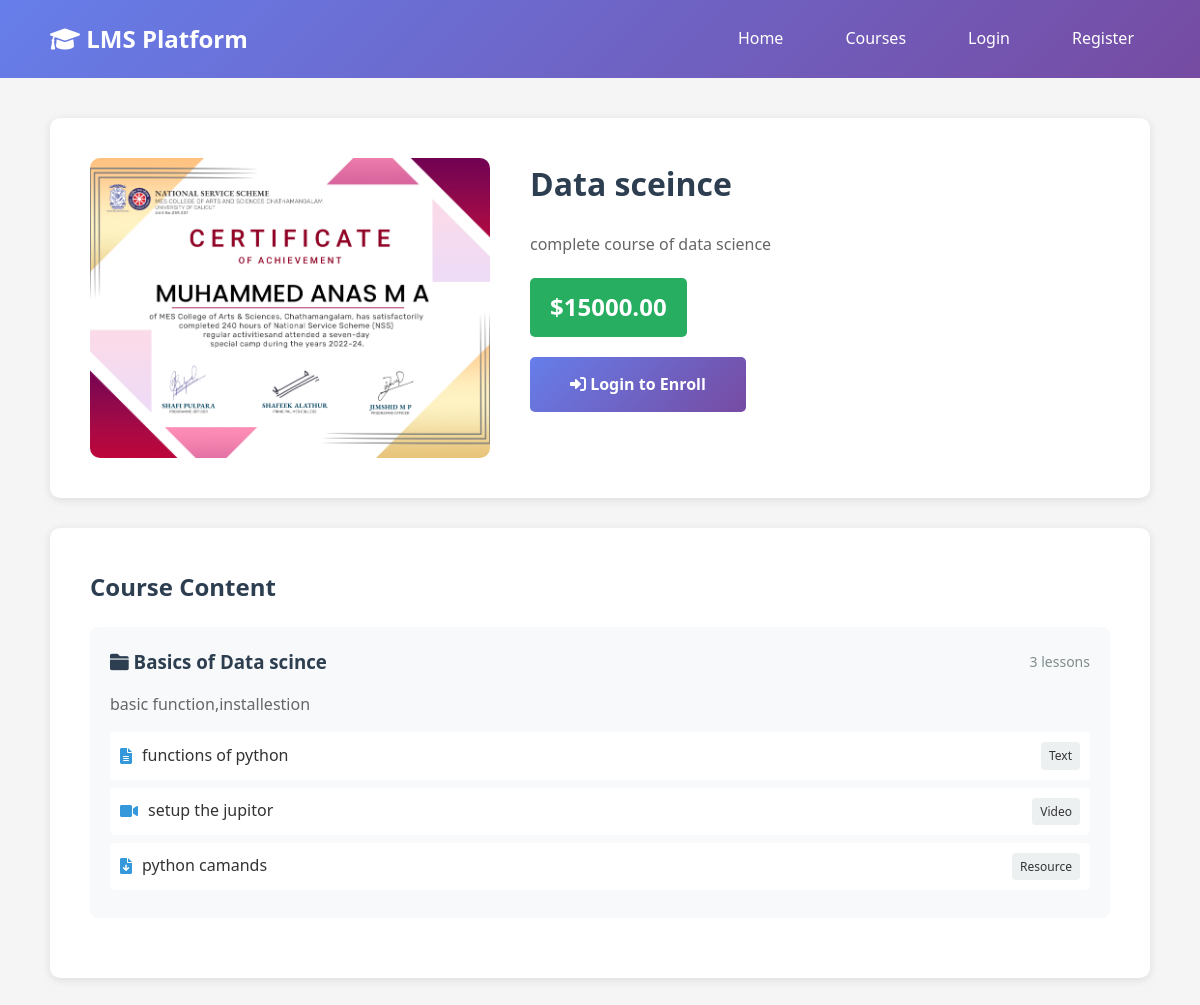
Page /course/2/ on the earlier database version.
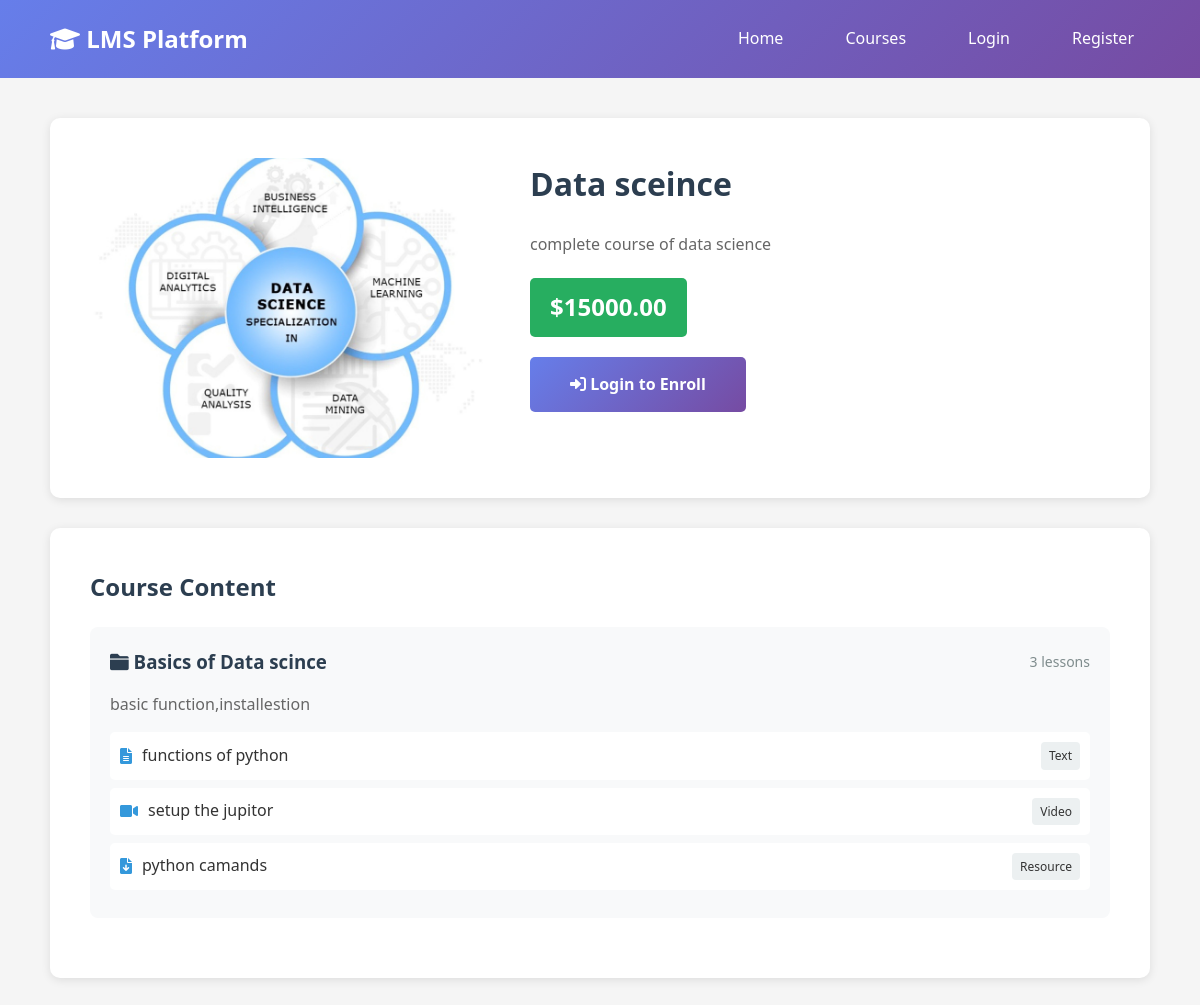
Same page on the later database version.
### courses/models.py (models this page shows, shortened)
class Course(models.Model):
    objects = models.Manager()  # Explicit manager declaration for type checkers
    if TYPE_CHECKING:
        id: int
        modules: 'RelatedManager[Module]'
        enrollments: 'RelatedManager[Enrollment]'
        payments: 'RelatedManager[Payment]'
    title = models.CharField(max_length=200)
    description = models.TextField()
    image = models.ImageField(upload_to='course_images/', blank=True, null=True)
    price = models.DecimalField(max_digits=10, decimal_places=2, default=0.00)
    is_free = models.BooleanField(default=False)
    created_by = models.ForeignKey(User, on_delete=models.CASCADE, related_name='courses_created')
    created_at = models.DateTimeField(default=timezone.now)
    updated_at = models.DateTimeField(auto_now=True)
    is_published = models.BooleanField(default=True)
    class Meta:
        ordering = ['-created_at']

### users/views.py (the view, shortened to what this page needs)
# urls.py: path('course/<int:course_id>/', views.course_detail, name='course_detail'),
def course_detail(request, course_id):
    course = get_object_or_404(Course, id=course_id, is_published=True)
    modules = course.modules.prefetch_related('lessons').all()
    is_enrolled = False
    enrollment = None
    lesson_progress_data = {}
    current_lesson = None
    context = {
        'course': course,
        'modules': modules,
        'is_enrolled': is_enrolled,
        'enrollment': enrollment,
        'lesson_progress': lesson_progress_data,
        'current_lesson': current_lesson,
    }
    if is_enrolled:
        return render(request, 'users/course_view.html', context)
    else:
        return render(request, 'users/course_detail.html', context)

### templates/users/course_detail.html (shortened to what this page needs)
{% extends 'base.html' %}
{% block content %}
<div class="user-container">
    <nav class="user-nav">
        <div class="nav-brand">
            <h2><i class="fas fa-graduation-cap"></i> LMS Platform</h2>
        </div>
        <ul class="nav-links">
            <li><a href="{% url 'users:home' %}">Home</a></li>
            <li><a href="{% url 'users:course_list' %}">Courses</a></li>
            {% if user.is_authenticated %}
            <li><a href="{% url 'users:my_courses' %}">My Courses</a></li>
            <li><a href="{% url 'users:logout' %}">Logout</a></li>
            {% else %}
            <li><a href="{% url 'users:login' %}">Login</a></li>
            <li><a href="{% url 'users:register' %}">Register</a></li>
            {% endif %}
        </ul>
    </nav>
    <div class="course-detail-container">
        <div class="course-header-detail">
            {% if course.image %}
            <img src="{{ course.image.url }}" alt="{{ course.title }}" class="course-detail-image">
            {% endif %}
            <div class="course-header-info">
                <h1>{{ course.title }}</h1>
                <p class="course-description">{{ course.description }}</p>
                <div class="course-price-info">
                    {% if course.is_free %}
                    <span class="price-tag free">FREE</span>
                    {% else %}
                    <span class="price-tag">${{ course.price }}</span>
                    {% endif %}
                </div>
                {% if user.is_authenticated %}
                    {% if is_enrolled %}
                    <button class="btn-enrolled" disabled>
                        <i class="fas fa-check-circle"></i> Already Enrolled
                    </button>
                    {% else %}
                    <a href="{% url 'users:enroll_course' course.id %}" class="btn-enroll">
                        <i class="fas fa-shopping-cart"></i>
                        {% if course.is_free %}Enroll Now{% else %}Purchase Course{% endif %}
                    </a>
                    {% endif %}
                {% else %}
                <a href="{% url 'users:login' %}" class="btn-enroll">
                    <i class="fas fa-sign-in-alt"></i> Login to Enroll
                </a>
                {% endif %}
            </div>
        </div>
        <div class="course-content-section">
            <h2>Course Content</h2>
            {% for module in modules %}
            <div class="module-preview">
                <div class="module-header-preview">
                    <h3><i class="fas fa-folder"></i> {{ module.title }}</h3>
                    <span class="lesson-count">{{ module.lessons.count }} lesson{{ module.lessons.count|pluralize }}</span>
                </div>
                {% if module.description %}
                <p class="module-description">{{ module.description }}</p>
                {% endif %}
                <ul class="lessons-preview">
                    {% for lesson in module.lessons.all %}
                    <li>
                        <i class="fas fa-{% if lesson.lesson_type == 'video' %}video{% elif lesson.lesson_type == 'text' %}file-alt{% else %}file-download{% endif %}"></i>
                        {{ lesson.title }}
                        <span class="lesson-type-badge">{{ lesson.get_lesson_type_display }}</span>
                    </li>
                    {% endfor %}
                </ul>
            </div>
            {% empty %}
            <p class="no-content">Course content is being prepared.</p>
            {% endfor %}
        </div>
    </div>
</div>
{% endblock %}

Differences in the rows shown:
changed Course "Data sceince": image: a different picture
